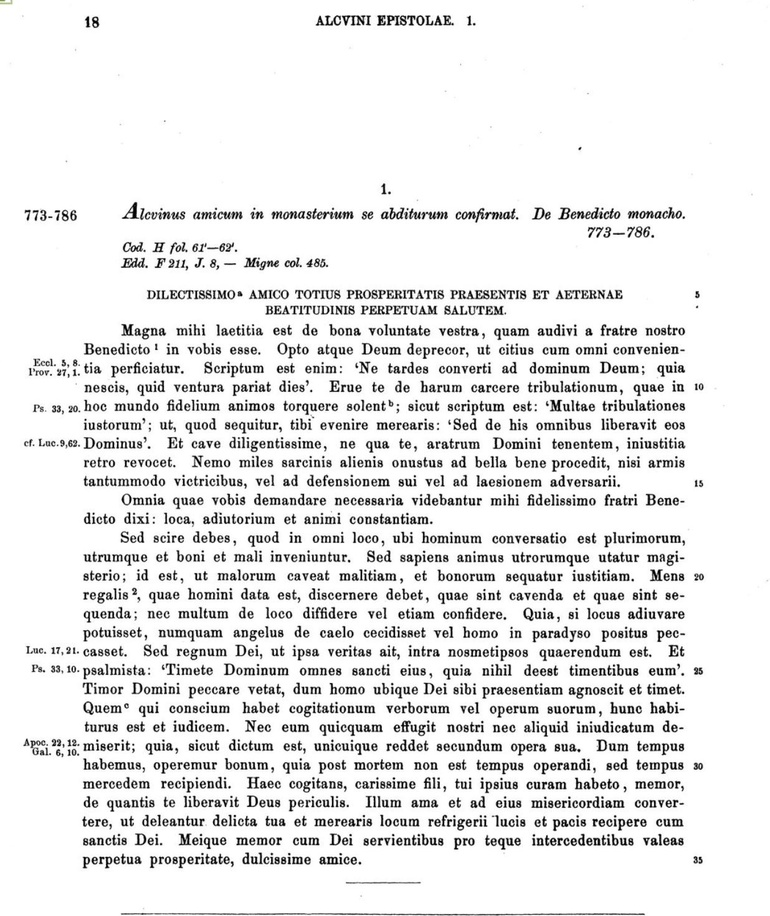
#> input picture temp/croped.jpg, 770 x 916 px, shrunk from 1236 x 1471 before the run
$ jupyter execute --allow-errors Extract_main_block.ipynb
#> lines starting #> are read from the running program, lines starting #| are printed output that depends on the picture; after the words box and inside, x2 and y2 are one past the last pixel; in counts of white or black regions, pixels touching at a corner belong together
[cell 1]
import cv2
import pytesseract
image=cv2.imread("temp/croped.jpg")
#> image is the input picture: shape (916, 770, 3); mean B, G, R 232.9, 232.9, 232.9
base_image=image.copy()
gray=cv2.cvtColor(image,cv2.COLOR_BGR2GRAY)
blur=cv2.GaussianBlur(gray,(7,7),0)
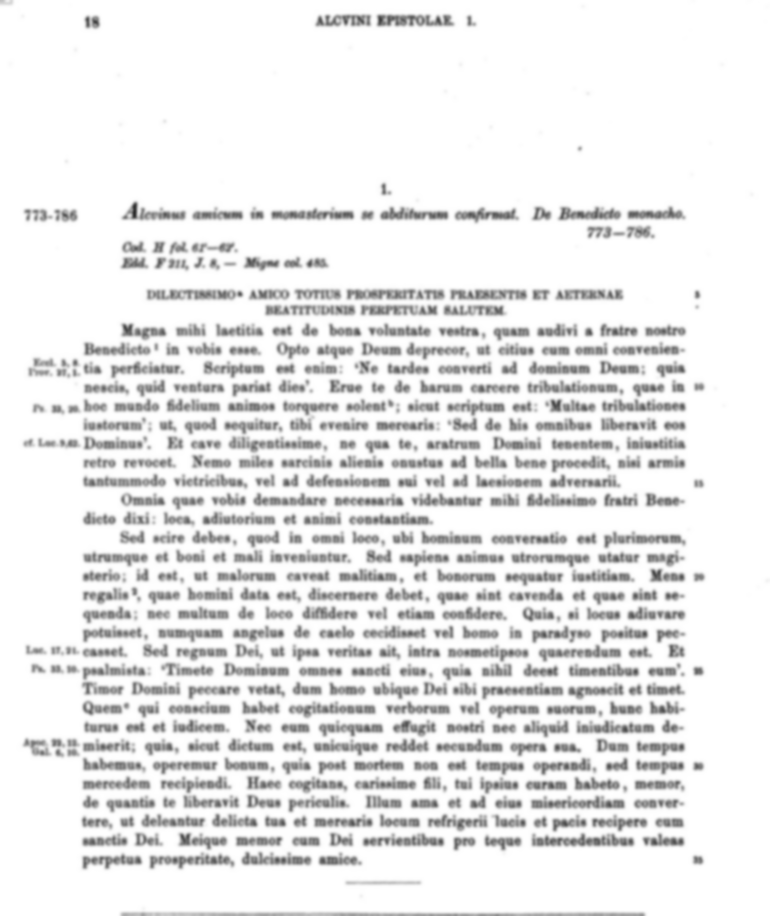
#> blur: shape (916, 770); min 44, max 255, mean 232.9
thresh=cv2.adaptiveThreshold(blur, 255, cv2.ADAPTIVE_THRESH_GAUSSIAN_C, cv2.THRESH_BINARY_INV, 15, 4)
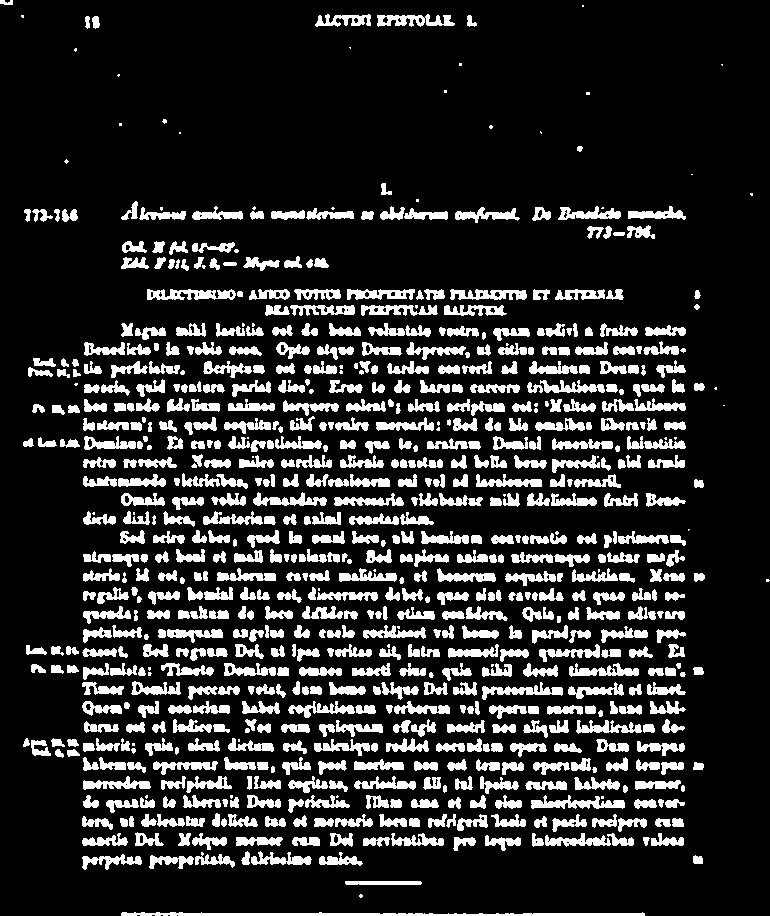
#> thresh: shape (916, 770); 16.8% white; 761 white regions (66 under 20 px), largest, box (x1, y1, x2, y2) and area: (121, 912, 645, 916) 1508, (531, 795, 625, 809) 679, (147, 289, 236, 300) 652

[cell 2]
kernel=cv2.getStructuringElement(cv2.MORPH_RECT,(3,50))
dilate=cv2.dilate(thresh,kernel,iterations=1)
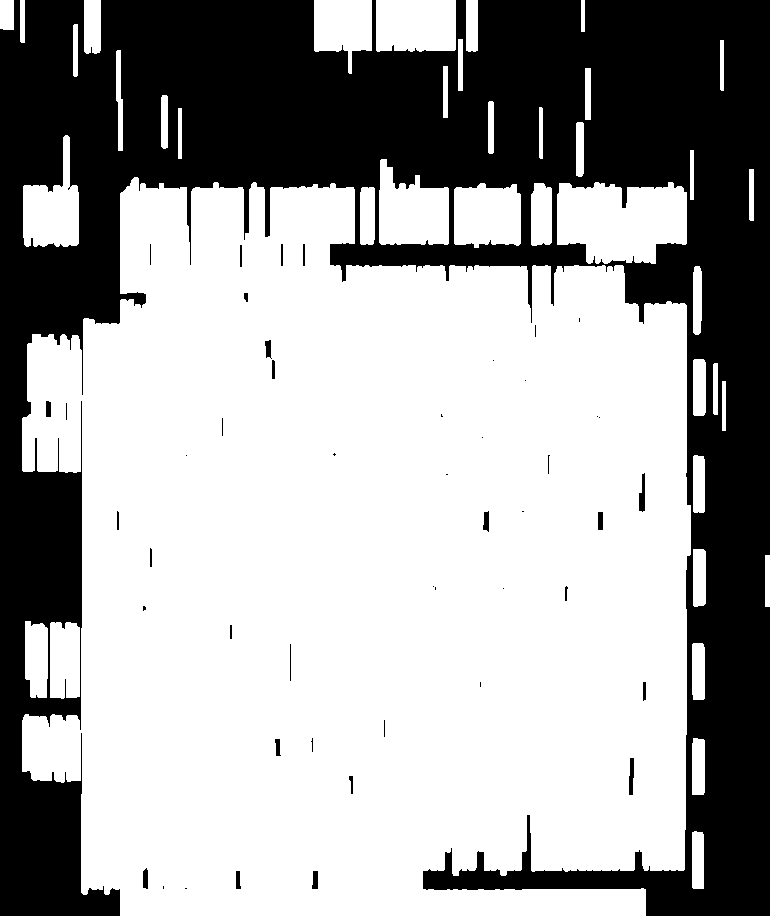
#> dilate: shape (916, 770); 64.2% white; 48 black regions (23 under 20 px)
cv2.imwrite("temp/crop_dilated.png",dilate)
#> Out = True

[cell 3]
cnts=cv2.findContours(dilate,cv2.RETR_LIST,cv2.CHAIN_APPROX_SIMPLE)
#> cnts = 88 contours, 20 with area under 20; largest, box (x1, y1, x2, y2) and area: (22, 177, 691, 916) 406664, (557, 182, 687, 264) 8445, (379, 159, 449, 245) 4224, (376, 0, 456, 52) 3932, (454, 183, 521, 248) 3716
cnts=cnts[0] if len(cnts)==2 else cnts[1]
cnts=sorted(cnts,key= lambda x: cv2.boundingRect(x)[1])

[cell 4]
for c in cnts:
    x,y,w,h=cv2.boundingRect(c)
    if h > 200 and w > 250:
        cv2.rectangle(image,(x,y),(x+w,y+h),(0,255,0),2)
#> this loop made 88 passes
#> (x, y, w, h) on passes 2, 3, 4, 5, 6, 7, 8, 10, 11, 14, 15, 16: (466, 0, 12, 52), (376, 0, 80, 52), (314, 0, 58, 74), (84, 0, 17, 54), (20, 0, 5, 43), (0, 0, 14, 30), (73, 24, 5, 53), (720, 40, 4, 51), (116, 50, 7, 101), (161, 95, 7, 54), (488, 101, 6, 53), (539, 107, 4, 52)
#> (c, x, y, w, h) on passes 1, 9, 12, 13, 17, 20: ([[581, 0], [581, 31], [584, 31], [584, 0]], 581, 0, 4, 32), ([[458, 39], [458, 90], [462, 90], [462, 39]], 458, 39, 5, 52), ([[443, 66], [443, 117], [447, 117], [447, 66]], 443, 66, 5, 52), ([[585, 68], [585, 119], [590, 119], [590, 68]], 585, 68, 6, 52), ([[178, 108], [178, 158], [181, 158], [181, 108]], 178, 108, 4, 51), ([[690, 150], [690, 199], [693, 199], [693, 150]], 690, 150, 4, 50)
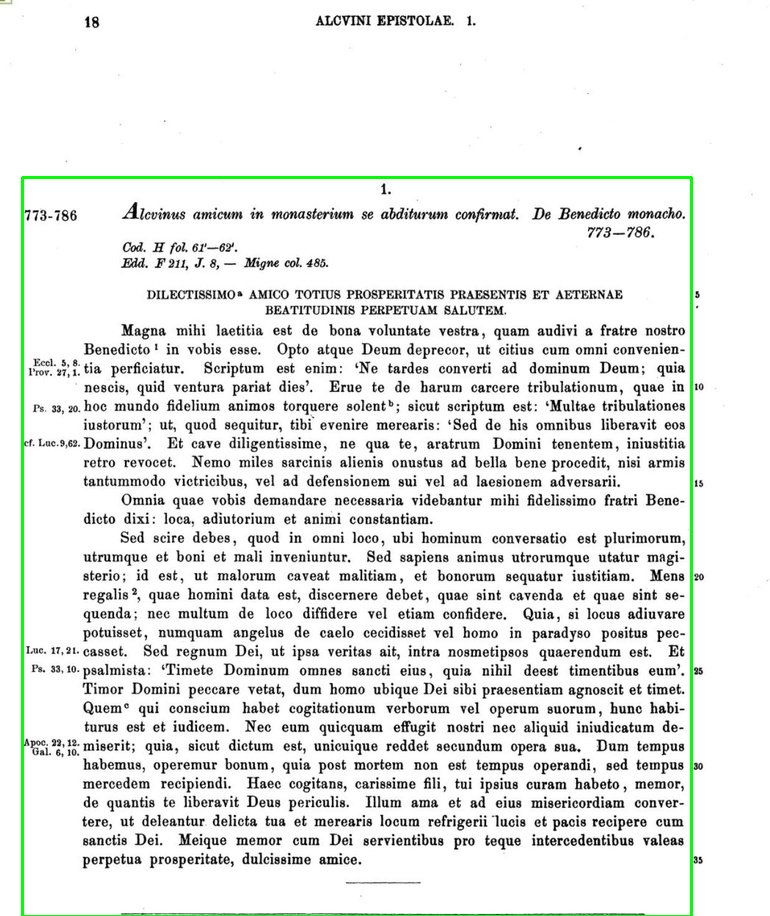
#> image: shape (916, 770, 3); 1.01% of pixels changed, all inside (x1, y1, x2, y2) = (21, 176, 693, 916)
cv2.imwrite("temp/sample_boxes.png",image)
#> Out = True

$ run again, with temp/border_img.jpg copied over temp/croped.jpg
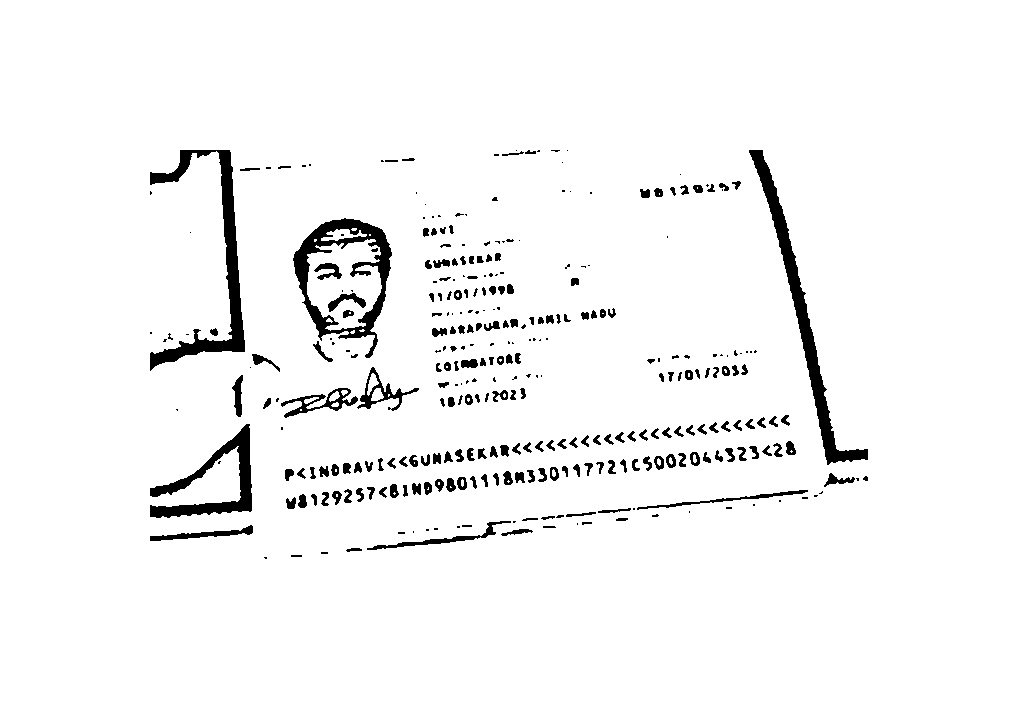
#> input picture temp/border_img.jpg, 1018 x 716 px
#> image is the input picture: shape (716, 1018, 3); min 0, max 255, mean 244.7
#> `thresh=cv2.adaptiveThreshold(blur, 255, cv2.ADAPTIVE_THRESH_GAUSSIAN_C..`:
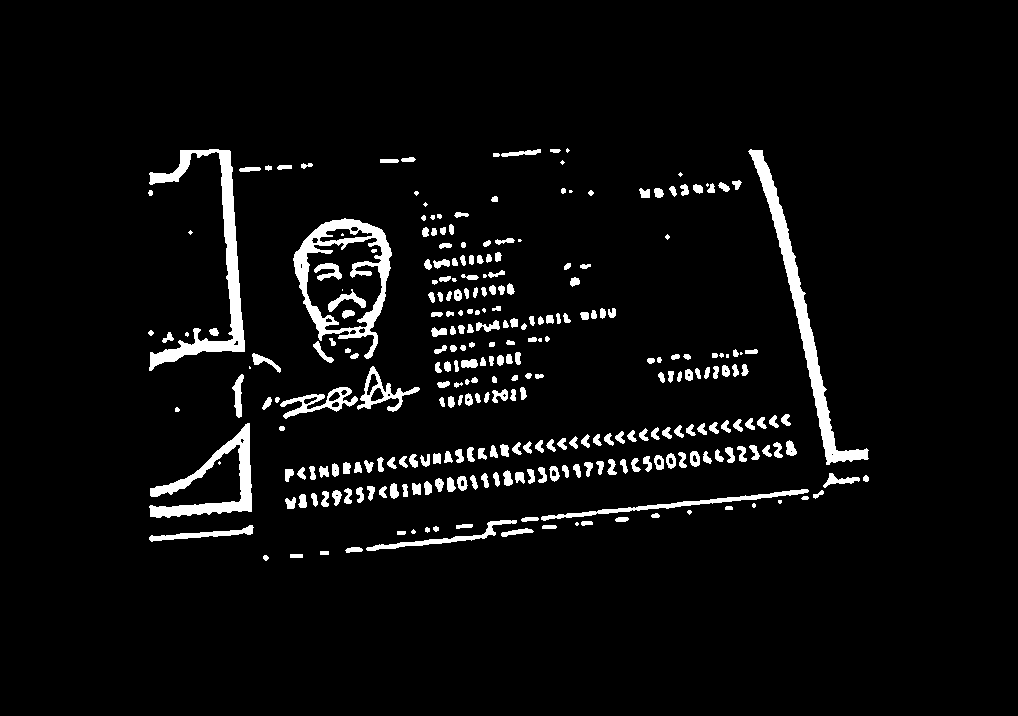
#> thresh: shape (716, 1018); 4.9% white; 292 white regions (28 under 20 px), largest, box (x1, y1, x2, y2) and area: (748, 149, 869, 465) 4114, (149, 149, 245, 371) 4088, (293, 218, 392, 359) 3815
#> dilate: shape (716, 1018); 25.6% white; 18 white regions
#> `cv2.imwrite("temp/crop_dilated.png",dilate)`: Out = True
#> cnts = 81 contours, 19 with area under 20; largest, box (x1, y1, x2, y2) and area: (248, 125, 810, 583) 130761, (147, 125, 255, 567) 27407, (747, 125, 870, 524) 12018, (653, 148, 690, 265) 2166, (549, 124, 574, 219) 1536
#> the loop `for c in cnts:` made 81 passes
#> (x, y, w, h) on passes 1 to 8: (549, 124, 25, 95), (747, 125, 123, 399), (248, 125, 562, 458), (147, 125, 108, 442), (300, 139, 14, 55), (276, 141, 17, 54), (264, 141, 9, 55), (238, 143, 24, 54)
#> after the loop `for c in cnts:`:
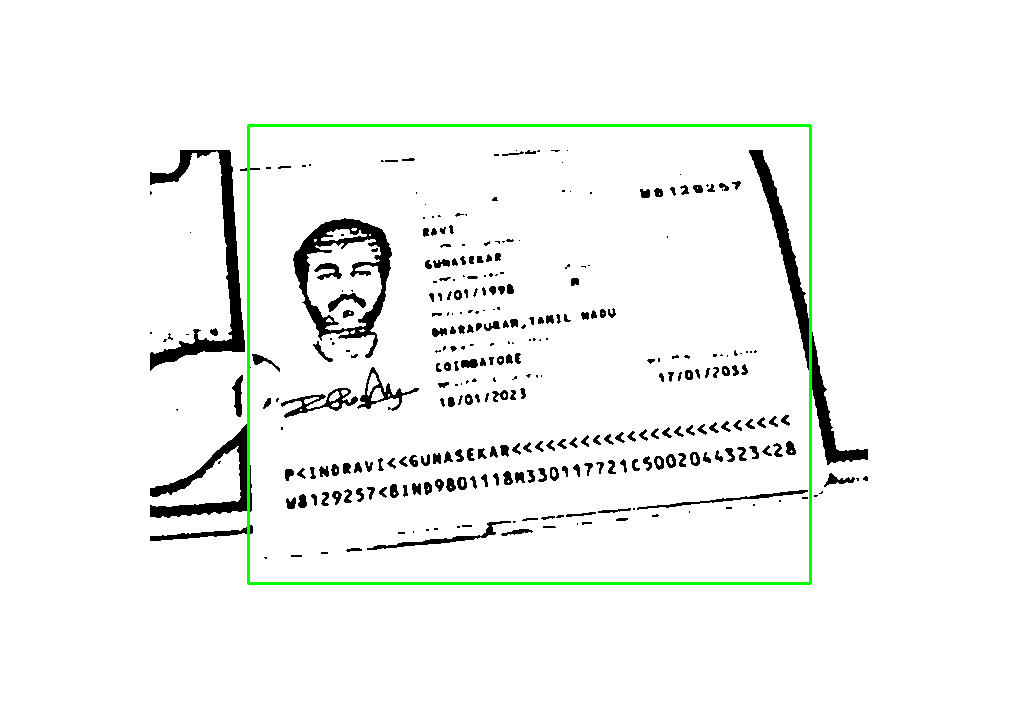
#> image: shape (716, 1018, 3); 0.84% of pixels changed, all inside (x1, y1, x2, y2) = (247, 124, 812, 585)
#> `cv2.imwrite("temp/sample_boxes.png",image)`: Out = True
